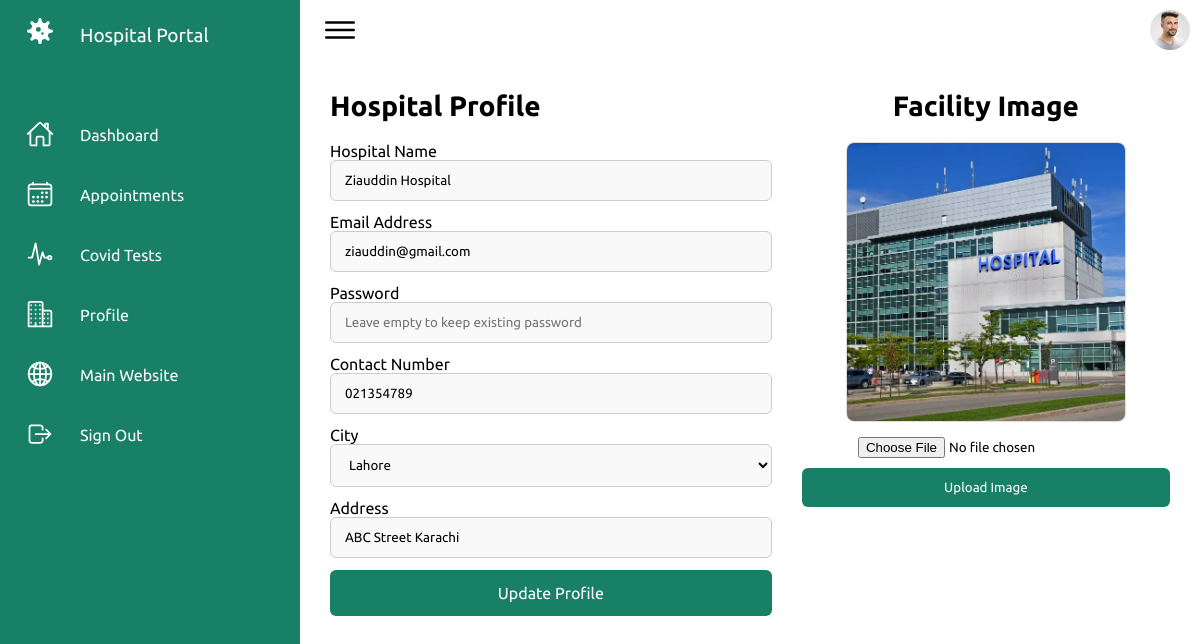
/hospital/profile.php (signed in), run on the app's committed database.
### tables this page shows
CREATE TABLE `tbl_hospital` (
  `id` int(11) NOT NULL AUTO_INCREMENT,
  `name` varchar(50) NOT NULL,
  `contact` varchar(15) NOT NULL,
  `cid` int(11) NOT NULL DEFAULT 1,
  `email` varchar(50) NOT NULL,
  `password` varchar(255) NOT NULL,
  `image` varchar(150) NOT NULL,
  `address` varchar(150) NOT NULL,
  `status` varchar(20) NOT NULL DEFAULT 'deactivate',
  PRIMARY KEY (`id`)
);

### hospital/profile.php (the view, shortened to what this page needs)
<?php
    include("connection.php");
    $hid = intval($_SESSION['hospital_session']);
    $query = "SELECT * FROM tbl_hospital WHERE id=$hid";
    $result = mysqli_query($connection,$query);
    $row = mysqli_fetch_assoc($result);
?>
<!DOCTYPE html>
<html lang="en">
<head>
    <link rel="stylesheet" href="assets/css/index.css">
</head>
<body>
    <div class="container">
        <?php
            include("navigation.php");
        ?>
        <div class="main">
            <div class="topbar">
                <div class="toggle">
                    <ion-icon name="menu-outline"></ion-icon>
                </div>
                <div class="user">
                    <a href='profile.php'><img src="assets/imgs/customer01.jpg" alt="Profile"></a>
                </div>
            </div>
            <div class="mainContent">
                <div class="leftSide">
                    <h2 class="title">Hospital Profile</h2>
                    <form method="post">
                        <label>Hospital Name</label>
                        <input type="text" placeholder="Enter Hospital Name" name="name" required value="<?php echo htmlspecialchars($row['name']);?>">
                        <label>Email Address</label>
                        <input type="email" placeholder="Enter Email" required name="email" value="<?php echo htmlspecialchars($row['email']);?>">
                        <label>Password</label>
                        <input type="password" placeholder="Leave empty to keep existing password" name="password">
                        <label>Contact Number</label>
                        <input type="text" placeholder="Enter Contact Number" required name="contact" value="<?php echo htmlspecialchars($row['contact']);?>">
                        <label>City</label>
                        <select name="city" required>
                            <?php
                                $query = "SELECT * FROM tbl_city";
                                $result = mysqli_query($connection,$query);
                                if($result)
                                {
                                    foreach ($result as $row1) {
                                        $selected = ($row['cid'] == $row1['id']) ? " selected" : "";
                                        echo "<option value='".$row1['id']."'$selected>".htmlspecialchars($row1['name'])."</option>";
                                    }
                                }
                            ?>
                        </select>
                        <label>Address</label>
                        <input type="text" placeholder="Enter Address" required name="address" value="<?php echo htmlspecialchars($row['address']);?>">
                        <input type="submit" value="Update Profile" name="btnupdate">
                    </form>
                </div>
                <div class="rightSide">
                    <h2 class="title">Facility Image</h2>
                    <div class="image">
                        <?php
                            $hospImg = "../uploads/hospitals/abc.webp";
                            if(!empty($row['image']))
                            {
                                $cleanName = basename($row['image']);
                                if(file_exists(dirname(__DIR__) . "/uploads/hospitals/" . $cleanName)) {
                                    $hospImg = "../uploads/hospitals/" . $cleanName;
                                } elseif(file_exists(dirname(__DIR__) . "/" . $row['image'])) {
                                    $hospImg = "../" . $row['image'];
                                } elseif(file_exists($row['image'])) {
                                    $hospImg = $row['image'];
                                }
                            }
                        ?>
                        <img src="<?php echo htmlspecialchars($hospImg); ?>" alt="Hospital Image">
                    </div>
                    <form method="post" enctype="multipart/form-data">
                        <input type="file" name="image" accept="image/*" required><br>
                        <input type="submit" value="Upload Image" name="btnupload">
                    </form>
                </div>
            </div>
        </div>
    </div>
</body>
</html>

### hospital/assets/css/index.css (style rules this page uses)
* { font-family: "Ubuntu", sans-serif; margin: 0; padding: 0; box-sizing: border-box; }
:root { --white: #fff; --gray: #f5f5f5; --black1: #222; --black2: #999; --green:#178066; }
body { min-height: 100vh; overflow-x: hidden; }
.container { position: relative; width: 100%; }
.main { position: absolute; width: calc(100% - 300px); left: 300px; min-height: 100vh; background: var(--white); transition: 0.5s; }
.topbar { width: 100%; height: 60px; display: flex; justify-content: space-between; align-items: center; padding: 0 10px; }
.toggle { position: relative; width: 60px; height: 60px; display: flex; justify-content: center; align-items: center; font-size: 2.5rem; cursor: pointer; }
.user { position: relative; width: 40px; height: 40px; border-radius: 50%; overflow: hidden; cursor: pointer; }
.user img { position: absolute; top: 0; left: 0; width: 100%; height: 100%; object-fit: cover; }

### hospital/profile.php (style rules this page uses)
.mainContent { padding: 30px; display: flex; justify-content: space-around; align-items: flex-start; flex-wrap: wrap; gap: 30px; }
.mainContent .title { font-size: 28px; margin-bottom: 20px; }
.mainContent .leftSide { flex: 1.2; min-width: 320px; }
.mainContent .leftSide input, .mainContent .leftSide select { padding: 12px 14px; border: 1px solid #ccc; outline: none; background-color: #f9f9f9; border-radius: 6px; margin-bottom: 12px; width: 100%; box-sizing: border-box; }
.mainContent .leftSide input[type="submit"] { background-color: #178066; color: #fff; font-size: 16px; border: none; cursor: pointer; padding: 14px; }
.mainContent .rightSide { flex: 1; min-width: 300px; text-align: center; }
.mainContent .rightSide .image { width: 280px; height: 280px; margin: 0 auto 15px auto; border: 1px solid #ddd; border-radius: 8px; overflow: hidden; background-color: #eee; }
.mainContent .rightSide .image img { width: 100%; height: 100%; object-fit: cover; }
.mainContent .rightSide input[type="submit"] { background-color: #178066; padding: 12px 20px; color: #fff; border-radius: 6px; margin-top: 10px; border: none; cursor: pointer; width: 100%; }

### data on the page
tbl_hospital: name "Ziauddin Hospital", email "ziauddin@gmail.com", contact "021354789", address "ABC Street Karachi", image (picture)

### other printed values
form field city "Lahore"
